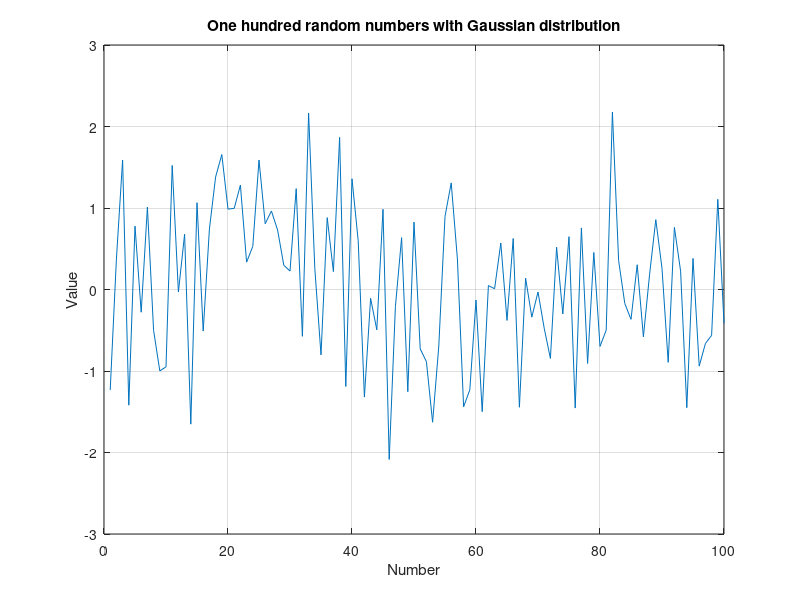

Here is the MATLAB script that generated this plot:
clear
count=0;
N=100;
for I=1:N       
  	SUM=0;
   	for J=1:12
      		RAND=rand(1);
		SUM=SUM+RAND;
	end;
   	X=SUM-6;
	count=count+1;
	ArrayI(count)=I;
	ArrayX(count)=X;
end;
figure
plot(ArrayI,ArrayX),grid
title('One hundred random numbers with Gaussian distribution')
xlabel('Number')
ylabel('Value')
clc
output=[ArrayI',ArrayX'];
save datfil output  -ascii
disp 'simulation finished'
